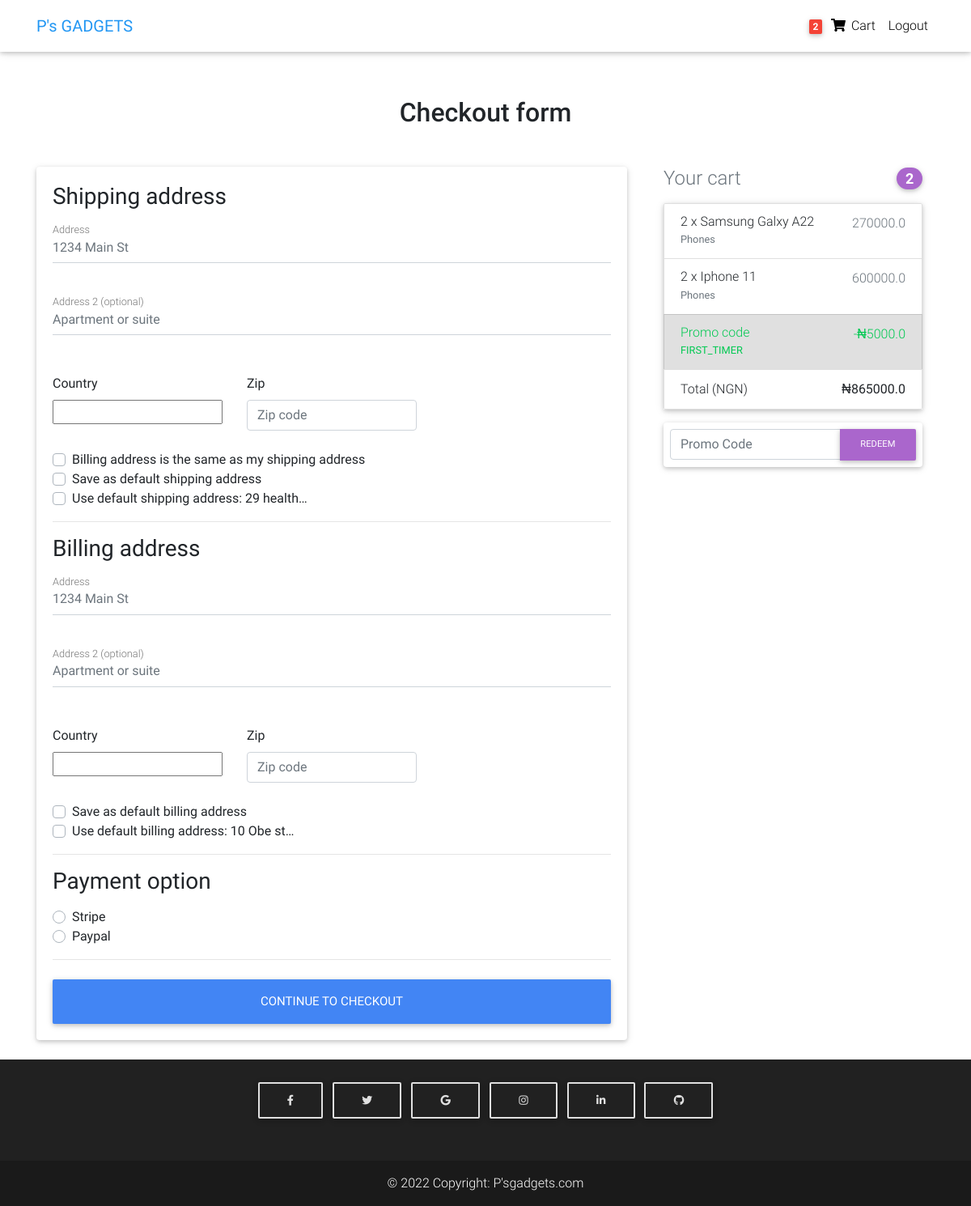
/checkout/ (signed in), run on an earlier commit of the app's database.
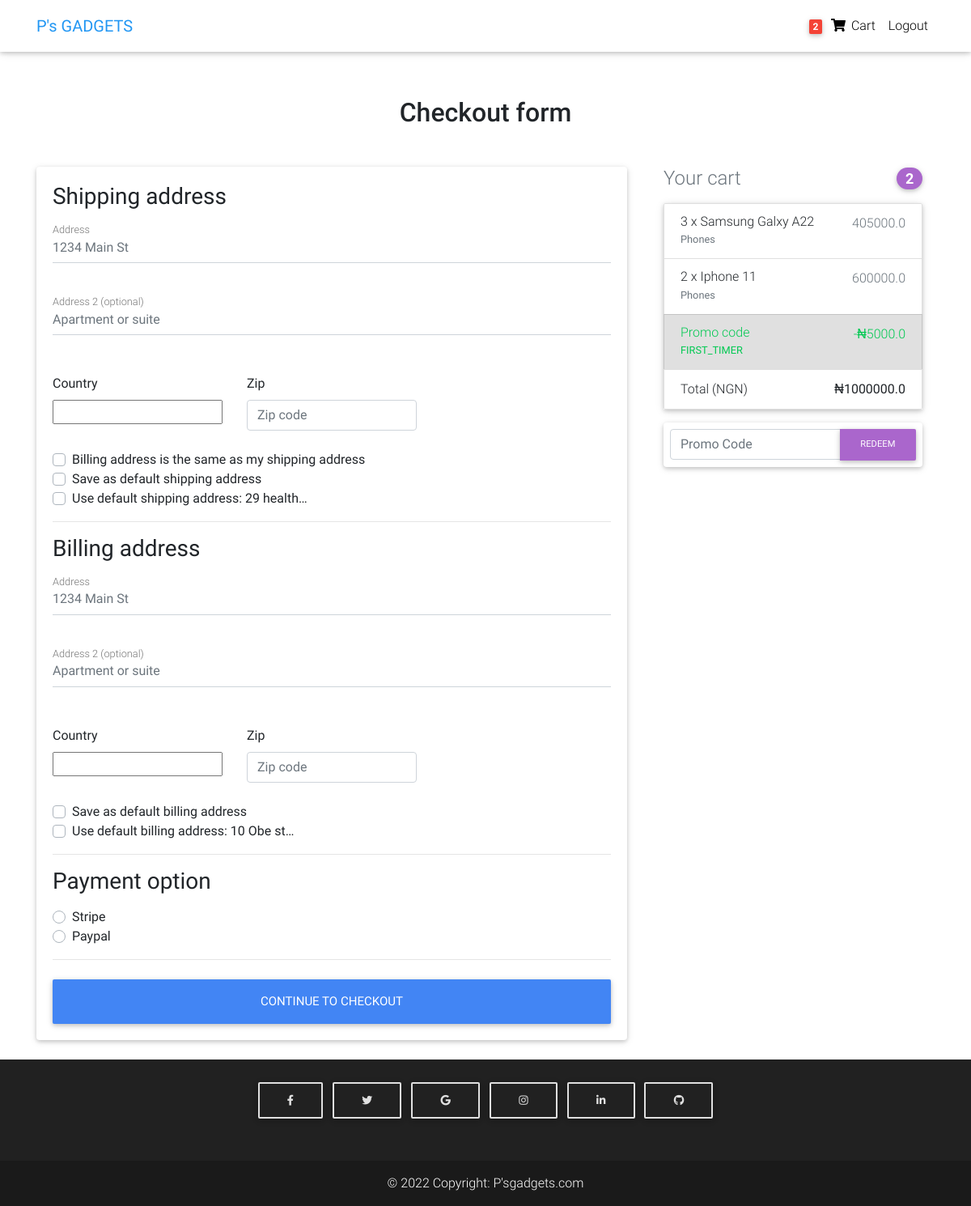
And on a later commit of the database.
### store/models.py (models this page shows, shortened)
class OrderItem(models.Model):
    user = models.ForeignKey(settings.AUTH_USER_MODEL, on_delete=models.CASCADE)
    ordered = models.BooleanField(default=False)
    item = models.ForeignKey(Product, on_delete=models.CASCADE)
    quantity = models.IntegerField(default=1)
    def get_total_item_price(self):
        return self.quantity * self.item.price
    def get_total_discount_item_price(self):
        return self.quantity * self.item.discount_price
    def get_final_price(self):
        if self.item.discount_price:
            return self.get_total_discount_item_price()
        return self.get_total_item_price()

class Product(models.Model):
    title = models.CharField(max_length=100)
    brand = models.CharField(max_length=100)
    model = models.CharField(max_length=250, blank=True, null=True)
    features = RichTextField(blank=True, null=True)
    stock = models.IntegerField(default=100)
    released_on = models.CharField(max_length=100)
    dimensions = models.CharField(max_length=100)
    price = models.FloatField()
    discount_price = models.FloatField(blank=True, null=True)
    category = models.CharField(choices=CATEGORY_CHOICES, max_length=3)
    label =  models.CharField(choices=LABEL_CHOICES, max_length=1)
    slug = models.SlugField()
    description = models.TextField()
    image = models.ImageField(upload_to="product_images")
    type = models.CharField(choices=TYPE_CHOICES, max_length=2)

class Order(models.Model):
    user = models.ForeignKey(settings.AUTH_USER_MODEL, on_delete=models.CASCADE)
    ref_code = models.CharField(max_length=20, blank=True, null=True)
    items = models.ManyToManyField(OrderItem)
    strat_date = models.DateTimeField(auto_now_add=True)
    ordered_date = models.DateTimeField()
    ordered = models.BooleanField(default=False)
    billing_address = models.ForeignKey('Address', related_name="billing_address", on_delete=models.SET_NULL, blank=True, null=True)
    shipping_address = models.ForeignKey('Address', related_name="shipping_address", on_delete=models.SET_NULL, blank=True, null=True)
    payment = models.ForeignKey('Payment', on_delete=models.SET_NULL, blank=True, null=True)
    coupon = models.ForeignKey("Coupon", on_delete=models.SET_NULL, blank=True, null=True)
    being_delivered = models.BooleanField(default=False)
    received = models.BooleanField(default=False)
    refund_requested = models.BooleanField(default=False)
    refund_granted = models.BooleanField(default=False)
    def get_total(self):
        total = 0
        for order_item in self.items.all():
            total += order_item.get_final_price()
        if self.coupon:
            total -= self.coupon.amount
        return total

class Coupon(models.Model):
    code = models.CharField(max_length=15)
    amount = models.FloatField()

### store/views.py (the view, shortened to what this page needs)
# urls.py: path("checkout/", CheckoutView.as_view(), name="checkout"),
class CheckoutView(View):
    def get(self, *args, **kwargs):
        try:
            order = Order.objects.get(user=self.request.user, ordered=False)
            form = CheckoutForm()
            context = {
            'form': form,
            'couponform': CouponForm(),
            'order': order,
            'DISPLAY_COUPON_FORM': True,
            }
            shipping_address_qs = Address.objects.filter(
                user=self.request.user,
                address_type="S",
                default=True
            )
            if shipping_address_qs.exists():
                context.update({'default_shipping_address': shipping_address_qs[0]})
            billing_address_qs = Address.objects.filter(
                user=self.request.user,
                address_type="B",
                default=True
            )
            if billing_address_qs.exists():
                context.update({'default_billing_address': billing_address_qs[0]})
            return render(self.request, "store/checkout_3.html", context)
        except ObjectDoesNotExist:
            messages.info(self.request, 'You do not have an active order')
            return redirect("checkout")

### store/forms.py
class CheckoutForm(forms.Form):
    shipping_address = forms.CharField(required=False)
    shipping_address2 = forms.CharField(required=False)
    shipping_country = CountryField(blank_label='(select country)').formfield(
        required=False,
        widget=CountrySelectWidget(attrs={
        'class': 'custom-select d-block w-100'
    }))
    shipping_zip = forms.CharField(required=False)
    billing_address = forms.CharField(required=False)
    billing_address2 = forms.CharField(required=False)
    billing_country = CountryField(blank_label='(select country)').formfield(
        required=False,
        widget=CountrySelectWidget(attrs={'class': 'custom-select d-block w-100',
        }))
    billing_zip = forms.BooleanField(required=False)
    same_billing_address = forms.BooleanField(required=False)
    set_default_shipping = forms.BooleanField(required=False)
    use_default_shipping = forms.BooleanField(required=False)
    set_default_billing = forms.BooleanField(required=False)
    use_default_billing = forms.BooleanField(required=False)
    payment_option = forms.ChoiceField(widget=forms.RadioSelect, choices=PAYMENT_CHOICES)

### store/templates/store/checkout_3.html (shortened to what the changed rows need)
{% extends "store/check_base.html" %}
{% load crispy_forms_tags %}
{% block content %}
  <main >
    <div class="container wow fadeIn">
      <h2 class="my-5 h2 text-center">Checkout form</h2>
      <div class="row">
        <div class="col-md-4 mb-4">
          {% include "store/snippets.html" %}
        </div>
      </div>
    </div>
  </main>
{% endblock content %}

### store/templates/store/snippets.html (shortened to what this page needs)
<div class="col-md-12 mb-4">
    <h4 class="d-flex justify-content-between align-items-center mb-3">
      <span class="text-muted">Your cart</span>
      <span class="badge badge-secondary badge-pill">{{ order.items.count }}</span>
    </h4>
    <ul class="list-group mb-3 z-depth-1">
      {% for order_item in order.items.all %}
      <li class="list-group-item d-flex justify-content-between lh-condensed">
        <div>
          <h6 class="my-0">{{ order_item.quantity}} x {{ order_item.item.title }}</h6>
          <small class="text-muted">{{ order_item.item.get_category_display }}</small>
        </div>
        <span class="text-muted">{{ order_item.get_final_price}}</span>
      </li>
      {% endfor %}
      {% if order.coupon %}
      <li class="list-group-item d-flex justify-content-between bg-light">
        <div class="text-success">
          <h6 class="my-0">Promo code</h6>
          <small>{{ order.coupon.code }}</small>
        </div>
        <span class="text-success">-<span>&#8358;</span>{{ order.coupon.amount }}</span>
      </li>
      {% endif %}
      <li class="list-group-item d-flex justify-content-between">
        <span>Total (NGN)</span>
        <strong style="font-weight: bolder;"><span>&#8358;</span>{{ order.get_total }}</strong>
      </li>
    </ul>
    {% if DISPLAY_COUPON_FORM %}
    <form class="card p-2" action="{% url 'add-coupon' %}" method="post">
        <div class="input-group">
        {{ couponform.code }}
        <div class="input-group-append">
            <button class="btn btn-secondary btn-md waves-effect m-0" type="submit">Redeem</button>
        </div>
        </div>
    </form>
    {% endif %}
  </div>

What changed in the data, as far as the page shows it:
changed Order "FIRST_TIMER": get_total "865000.0" → "1000000.0"
changed OrderItem "Samsung Galxy A22": quantity "2" → "3"; get_final_price "270000.0" → "405000.0"
